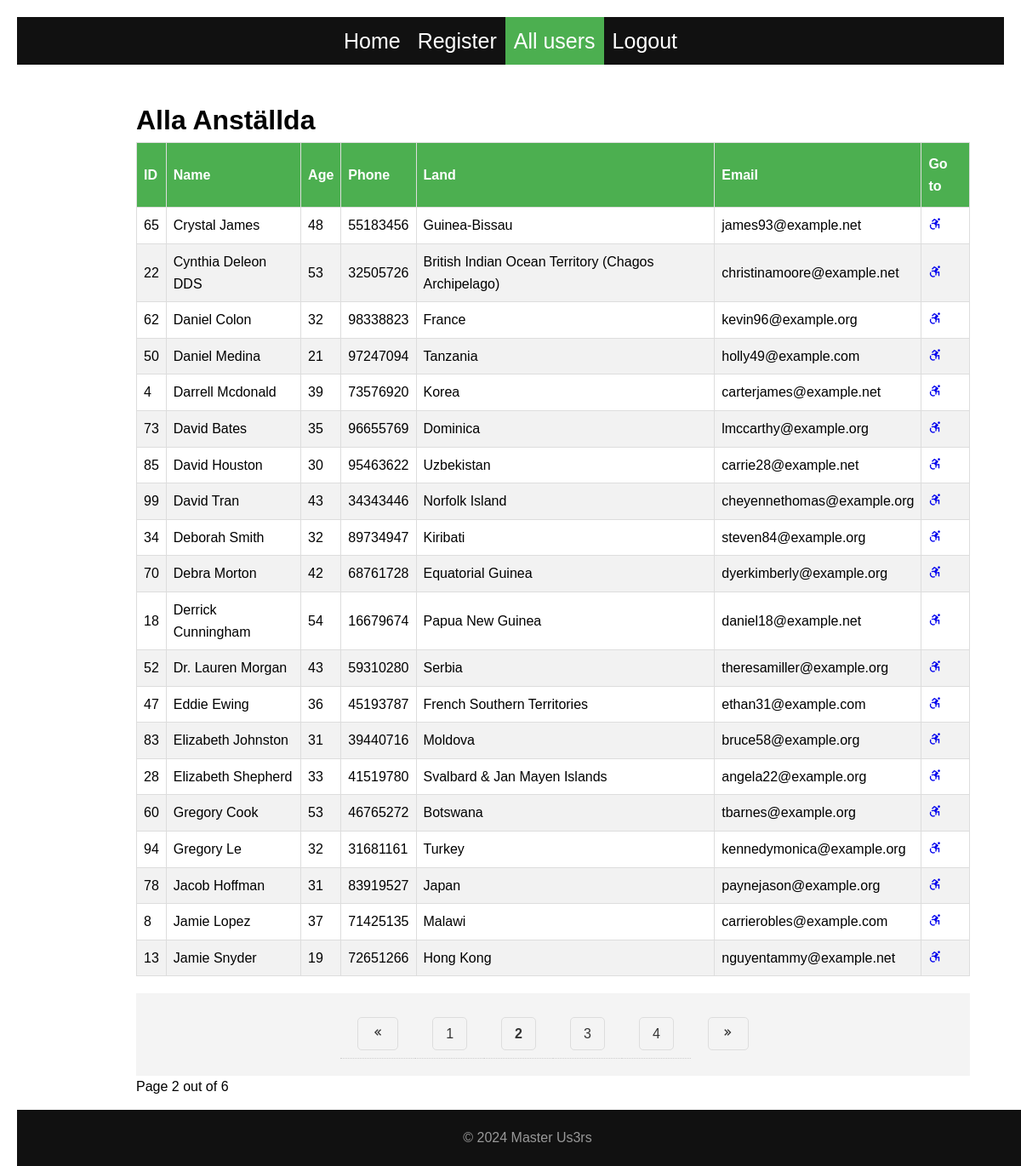
The page /allusers?sort_column=name&sort_order=asc&page=2 (signed in) on the database its author committed.
### models.py (models this page shows)
class Person(db.Model):
    id = db.Column(db.Integer, primary_key=True)
    name = db.Column(db.String(128))
    age = db.Column(db.Integer)
    email = db.Column(db.String(128), unique=True)
    username = db.Column(db.String(128), unique=True)
    land = db.Column(db.String(128))
    phone = db.Column(db.String(128))

### app.py (the view)
@app.route("/allusers")
@login_required
def all_users():
    sorting_column = request.args.get('sort_column', 'name')
    sorting_order = request.args.get('sort_order', 'asc')
    page = request.args.get('page', 1, type=int)
    match sorting_column:
        case 'name':
            sort_by = Person.name
        case 'age':
            sort_by = Person.age
        case 'username':
            sort_by = Person.username
        case 'phone':
            sort_by = Person.phone
        case 'email':
            sort_by = Person.email
        case 'land':
            sort_by = Person.land
        case _:
            sort_by = Person.id
    sort_by = sort_by.asc() if sorting_order == 'asc' else sort_by.desc()
    all_users = Person.query.order_by(sort_by)
    pa_obj = all_users.paginate(page=page, per_page=20, error_out=True)
    return render_template('users.html',
                        all_users=pa_obj.items,
                        pagination=pa_obj,
                        sort_column=sorting_column,
                        sort_order=sorting_order,
                        page=page,
                        pages=pa_obj.pages,
                        has_next=pa_obj.has_next,
                        has_prev=pa_obj.has_prev
                    )

### Templates/users.html (shortened to what this page needs)
{% extends "base.html"%}
{% block content %}
<div class="container">
    <h1>Alla Anställda</h1>
    <table class="table table-bordered">
        <thead>
            <tr>
           <th scope="col">ID
           </th>
           <th scope="col">Name
            </th>
            <th scope="col">Age
            </th>
            <th scope="col">Phone
            </th>
            <th scope="col">Land
            </th>
            <th scope="col">Email
            </th>
            <th scope="col">Go to</th>
        </tr>
    </thead>
    <tbody>
        {% for user in all_users%}
        <tr>
            <td scope="row">{{user.id}}</td>
            <td scope="col">{{user.name}}</td>
            <td scope="col">{{user.age}}</td>
            <td scope="col">{{user.phone}}</td>
            <td scope="col">{{user.land}}</td>
            <td scope="col">{{user.email}}</td>
            <td scope="col">
                <a href="{{url_for('user_page', user_id = user.id)}}">
                    <i class='bx bx-accessibility'></i>
                </a>
            </td>
        </tr>
        {%endfor%}
    </tbody>
 </table>
 <nav aria-label="Page navigation example">
    <ul class="pagination">
        {% if pages !=1 %}
            {% if has_prev %}
            <li class="page-item">
                <a class="page-link" href="{{url_for('all_users', sort_column = sort_column, sort_order = sort_order, page = page - 1)}}" aria-label="Föregående">
                    <i class='bx bx-chevrons-left'></i>
                </a>
            </li>
            {% else %}
            <li class="page-item disabled">
                <a class="page-link"><i class='bx bx-chevrons-left'></i></box-icon></a>
            </li>
            {% endif %}
            {% for page in pagination.iter_pages(left_edge=0, right_edge=0, left_current=2, right_current=2) %}
                {% if page %}
                    {% if page != pagination.page %}
                    <li class="page-item">
                        <a class="page-link" href="{{url_for('all_users', sort_column = sort_column, sort_order = sort_order, page = page)}}">{{ page }}</a>
                    </li>
                    {% else %}
                    <li class="page-item active">
                        <a class="page-link"><strong>{{ page }}</strong></a>
                    </li>
                    {% endif %}
                {% endif %}
            {% endfor %}
            {% if has_next %}
                <li class="page-item">
                    <a class="page-link" href="{{url_for('all_users', sort_column = sort_column, sort_order = sort_order, page = page + 1)}}">
                        <i class='bx bx-chevrons-right'></i>
                    </a>
                </li>
            {% else %}
                <li class="page-item disabled">
                    <a class="page-link"><i class='bx bx-chevrons-right'></i></a>
                </li>
            {% endif %}
        {% endif %}
    </ul>
    <p>Page {{page}} out of {{pages}}</p>
 </nav>
</div>
{% endblock %}

### static/style.css (style rules this page uses)
* { margin: 0; padding: 0; box-sizing: border-box; }
html, body { height: 100%; margin: 0; }
body { font-family: 'Arial', sans-serif; line-height: 1.6; margin: 20px; }
.container { max-width: 1100px; margin: auto; padding: 20px; overflow: auto; }
ul { list-style: none; background: #f4f4f4; margin-top: 20px; }
ul li { padding: 15px; border-bottom: 1px #ccc dotted; }
ul li:last-child { border-bottom: none; }
ul li a { text-decoration: none; color: #333; }
.table { width: 100%; border-collapse: collapse; }
.table td, .table th { border: 1px solid #ddd; padding: 8px; }
.table tr:nth-child(even) { background-color: #f2f2f2; }
.table th { padding-top: 12px; padding-bottom: 12px; text-align: left; background-color: #4CAF50; color: white; }
.pagination { display: flex; justify-content: center; padding: 20px; }
.page-link { padding: 10px 15px; margin: 0 5px; border: 1px solid #ddd; color: #333; text-decoration: none; border-radius: 5px; }
a { text-decoration:none; }

### rows shown on the page
Person: id "65", name "Crystal James", age "48", phone "55183456", land "Guinea-Bissau", email "james93@example.net"
Person: id "22", name "Cynthia Deleon DDS", age "53", phone "32505726", land "British Indian Ocean Territory (Chagos Archipelago)", email "christinamoore@example.net"
Person: id "62", name "Daniel Colon", age "32", phone "98338823", land "France", email "kevin96@example.org"
Person: id "50", name "Daniel Medina", age "21", phone "97247094", land "Tanzania", email "holly49@example.com"
Person: id "4", name "Darrell Mcdonald", age "39", phone "73576920", land "Korea", email "carterjames@example.net"
Person: id "73", name "David Bates", age "35", phone "96655769", land "Dominica", email "lmccarthy@example.org"
Person: id "85", name "David Houston", age "30", phone "95463622", land "Uzbekistan", email "carrie28@example.net"
Person: id "99", name "David Tran", age "43", phone "34343446", land "Norfolk Island", email "cheyennethomas@example.org"
Person: id "34", name "Deborah Smith", age "32", phone "89734947", land "Kiribati", email "steven84@example.org"
Person: id "70", name "Debra Morton", age "42", phone "68761728", land "Equatorial Guinea", email "dyerkimberly@example.org"
Person: id "18", name "Derrick Cunningham", age "54", phone "16679674", land "Papua New Guinea", email "daniel18@example.net"
Person: id "52", name "Dr. Lauren Morgan", age "43", phone "59310280", land "Serbia", email "theresamiller@example.org"
Person: id "47", name "Eddie Ewing", age "36", phone "45193787", land "French Southern Territories", email "ethan31@example.com"
Person: id "83", name "Elizabeth Johnston", age "31", phone "39440716", land "Moldova", email "bruce58@example.org"
Person: id "28", name "Elizabeth Shepherd", age "33", phone "41519780", land "Svalbard & Jan Mayen Islands", email "angela22@example.org"
Person: id "60", name "Gregory Cook", age "53", phone "46765272", land "Botswana", email "tbarnes@example.org"
Person: id "94", name "Gregory Le", age "32", phone "31681161", land "Turkey", email "kennedymonica@example.org"
Person: id "78", name "Jacob Hoffman", age "31", phone "83919527", land "Japan", email "paynejason@example.org"
Person: id "8", name "Jamie Lopez", age "37", phone "71425135", land "Malawi", email "carrierobles@example.com"
Person: id "13", name "Jamie Snyder", age "19", phone "72651266", land "Hong Kong", email "nguyentammy@example.net"

### other values the page prints
{{ text }} "Home Register"
{{ text }} "All users"
{{ page }} "1" "3" "4"
{{ page }} "2"
{{ pages }} "6"
